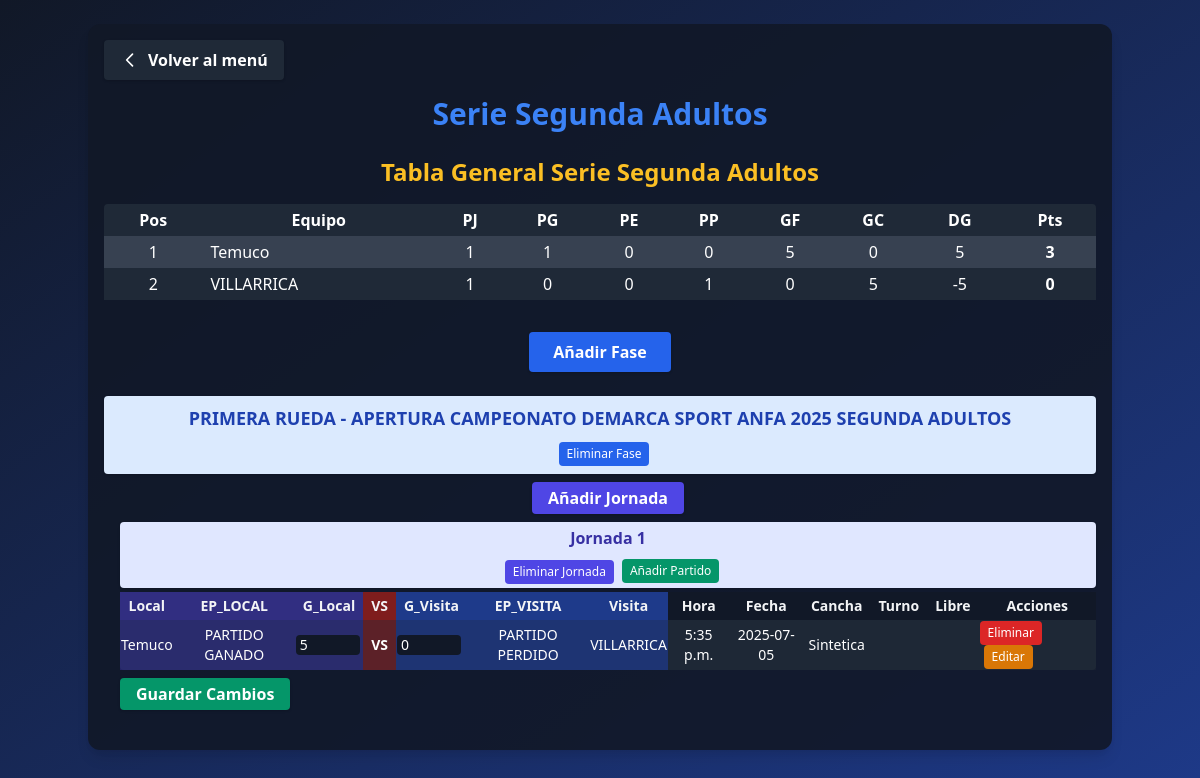
Before: /menu/serie_segunda_adultos/ with the older database file.
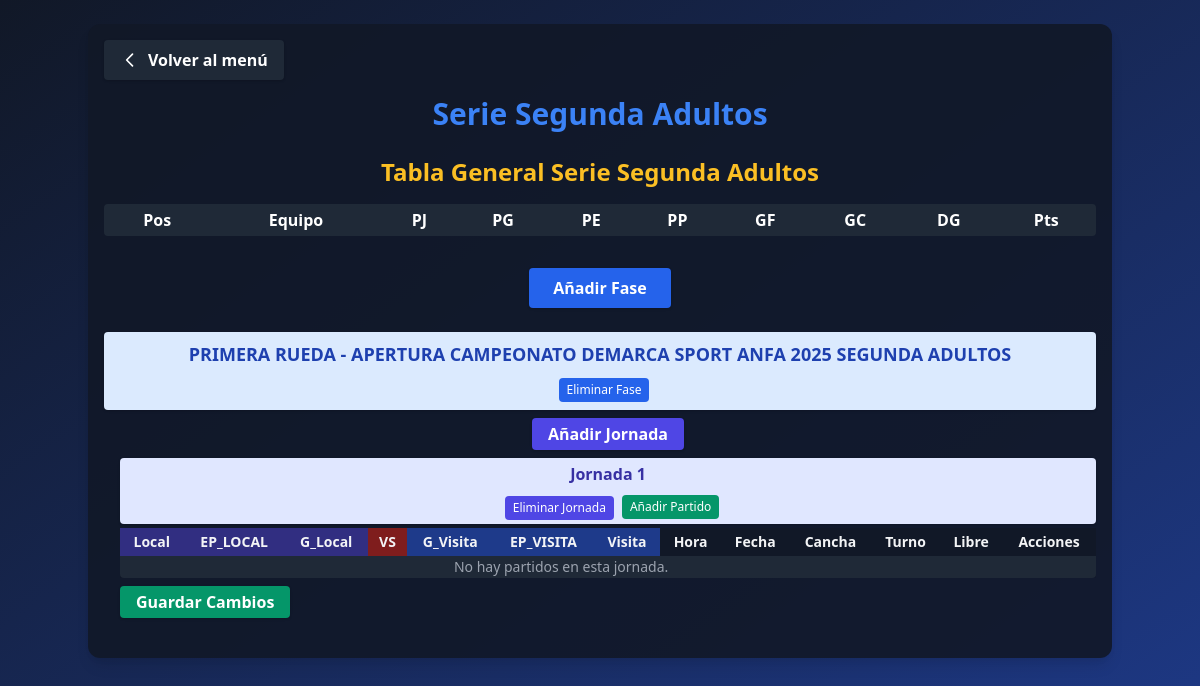
After: the same page with the newer database file.
### app_main/models.py (models this page shows, shortened)
class Clubes(models.Model):
    club = models.CharField(max_length=100, unique=True)
    super_seniors = models.BooleanField(default=False)
    seniors = models.BooleanField(default=False)
    honor = models.BooleanField(default=False)
    segunda_honor = models.BooleanField(default=False)
    juveniles = models.BooleanField(default=False)
    primera_infantil = models.BooleanField(default=False)
    segunda_infantil = models.BooleanField(default=False)
    tercera_infantil = models.BooleanField(default=False)
    femenino = models.BooleanField(default=False)
    def __str__(self):
        return self.club

class Fase(models.Model):
    nombre = models.CharField(max_length=100, unique=True)

class Jornada(models.Model):
    fase = models.ForeignKey(Fase, on_delete=models.CASCADE, related_name='jornadas')
    nombre = models.CharField(max_length=100)

class SerieSegundaAdultos(models.Model):
    ESTADO_PARTIDO_CHOICES = [
        ('PARTIDO GANADO', 'PARTIDO GANADO'),
        ('PARTIDO EMPATADO', 'PARTIDO EMPATADO'),
        ('PARTIDO PERDIDO', 'PARTIDO PERDIDO'),
    ]
    jornada = models.ForeignKey(Jornada, on_delete=models.CASCADE, related_name='partidos_segunda_adultos')
    equipo_local = models.ForeignKey('Clubes', on_delete=models.CASCADE, related_name='partidos_local_segunda_adultos')
    estado_partido_local = models.CharField(max_length=50, choices=ESTADO_PARTIDO_CHOICES)
    goles_local = models.PositiveSmallIntegerField()
    goles_visita = models.PositiveSmallIntegerField()
    estado_partido_visita = models.CharField(max_length=50, choices=ESTADO_PARTIDO_CHOICES)
    equipo_visita = models.ForeignKey('Clubes', on_delete=models.CASCADE, related_name='partidos_visita_segunda_adultos')
    horario = models.TimeField(null=True, blank=True)
    fecha = models.DateField(null=True, blank=True)
    cancha = models.CharField(max_length=100, blank=True, default="")
    turno = models.CharField(max_length=50)
    libre = models.CharField(max_length=100, blank=True, default="")

### app_main/views.py (the view, shortened to what this page needs)
# urls.py: path('serie_segunda_adultos/', views.serie_segunda_adultos, name='serie_segunda_adultos'),
def serie_segunda_adultos(request):
    fases = Fase.objects.filter(nombre__icontains="SEGUNDA ADULTOS").prefetch_related('jornadas__partidos_segunda_adultos')
    clubes = Clubes.objects.all()
    jornadas = Jornada.objects.all()
    tablero_general = calcular_tablero_general_segunda_adultos()
    return render(request, 'serie_segunda_adultos.html', {
        'fases': fases,
        'clubes': clubes,
        'jornadas': jornadas,
        'estado_choices': SerieSegundaAdultos.ESTADO_PARTIDO_CHOICES,
        'tablero_general': tablero_general,
    })

### app_main/templates/serie_segunda_adultos.html (shortened to what the changed rows need)
<!DOCTYPE html>
<html>
<head>
    <link href="https://cdn.jsdelivr.net/npm/tailwindcss@2.2.19/dist/tailwind.min.css" rel="stylesheet"/>
</head>
<body class="bg-gradient-to-br from-gray-900 to-blue-900 min-h-screen text-gray-100">
    <div class="container mx-auto p-4 bg-gray-900 bg-opacity-90 rounded-xl shadow-lg mt-6">
        <h1 class="text-3xl font-extrabold text-blue-500 mb-6 text-center drop-shadow">Serie Segunda Adultos</h1>
        <h2 class="text-2xl font-bold text-center text-yellow-400 mb-4">Tabla General Serie Segunda Adultos</h2>
        <div class="w-full mb-8">
            <div class="overflow-x-auto">
                <table class="min-w-full bg-gray-800 text-white rounded">
                    <thead>
                        <tr>
                            <th class="px-2 py-1">Pos</th>
                            <th class="px-2 py-1">Equipo</th>
                            <th class="px-2 py-1">PJ</th>
                            <th class="px-2 py-1">PG</th>
                            <th class="px-2 py-1">PE</th>
                            <th class="px-2 py-1">PP</th>
                            <th class="px-2 py-1">GF</th>
                            <th class="px-2 py-1">GC</th>
                            <th class="px-2 py-1">DG</th>
                            <th class="px-2 py-1">Pts</th>
                        </tr>
                    </thead>
                    <tbody>
                        {% for row in tablero_general %}
                        <tr class="{% cycle 'bg-gray-700' 'bg-gray-800' %}">
                            <td class="px-2 py-1 text-center">{{ forloop.counter }}</td>
                            <td class="px-2 py-1">{{ row.equipo }}</td>
                            <td class="px-2 py-1 text-center">{{ row.PJ }}</td>
                            <td class="px-2 py-1 text-center">{{ row.PG }}</td>
                            <td class="px-2 py-1 text-center">{{ row.PE }}</td>
                            <td class="px-2 py-1 text-center">{{ row.PP }}</td>
                            <td class="px-2 py-1 text-center">{{ row.GF }}</td>
                            <td class="px-2 py-1 text-center">{{ row.GC }}</td>
                            <td class="px-2 py-1 text-center">{{ row.DG }}</td>
                            <td class="px-2 py-1 text-center font-bold">{{ row.Pts }}</td>
                        </tr>
                        {% endfor %}
                    </tbody>
                </table>
            </div>
        </div>
        {% for fase in fases %}
            <div class="bg-blue-100 text-blue-800 font-bold rounded px-4 py-2 flex flex-col items-center justify-center mb-2 shadow">
                <span class="text-lg text-center w-full">{{ fase.nombre }}</span>
                <div class="flex items-center justify-center mt-2">
                    <form method="post" style="display:inline;">
                        <button type="submit" name="delete_fase" value="{{ fase.id }}" class="ml-2 bg-blue-600 hover:bg-blue-700 text-white rounded px-2 py-1 text-xs" onclick="return confirm('¿Eliminar esta fase y todas sus jornadas y partidos?')">
                            Eliminar Fase
                        </button>
                    </form>
                </div>
            </div>
            <div class="ml-4 mb-6">
                <form method="post" class="mb-2 flex items-center gap-2 justify-center">
                    <button type="submit" name="add_jornada" value="1" class="bg-indigo-600 hover:bg-indigo-700 text-white font-bold py-1 px-4 rounded shadow transition">Añadir Jornada</button>
                </form>
                {% for jornada in fase.jornadas.all %}
                    <div class="bg-indigo-100 text-indigo-800 font-semibold rounded px-3 py-1 flex flex-col items-center justify-center mb-1 shadow">
                        <span class="text-base text-center w-full">{{ jornada.nombre }}</span>
                        <div class="flex items-center justify-center mt-2">
                            <form method="post" style="display:inline;">
                                <button type="submit" name="delete_jornada" value="{{ jornada.id }}" class="ml-2 bg-indigo-600 hover:bg-indigo-700 text-white rounded px-2 py-1 text-xs" onclick="return confirm('¿Eliminar esta jornada y todos sus partidos?')">
                                    Eliminar Jornada
                                </button>
                            </form>
                            <button type="button" onclick="openModal('{{ jornada.id }}')" class="ml-2 bg-green-600 hover:bg-green-700 text-white rounded px-2 py-1 text-xs">Añadir Partido</button>
                        </div>
                    </div>
                    <form method="post" class="mb-4">
                        <div class="overflow-x-auto">
                        <table class="min-w-full text-xs md:text-sm bg-gray-800 rounded shadow">
                            <thead>
                                <tr>
                                    <th class="px-2 py-1 bg-indigo-900">Local</th>
                                    <th class="px-2 py-1 bg-indigo-900">EP_LOCAL</th>
                                    <th class="px-2 py-1 bg-indigo-900">G_Local</th>
                                    <th class="px-2 py-1 bg-red-900">VS</th>
                                    <th class="px-2 py-1 bg-blue-900">G_Visita</th>
                                    <th class="px-2 py-1 bg-blue-900">EP_VISITA</th>
                                    <th class="px-2 py-1 bg-blue-900">Visita</th>
                                    <th class="px-2 py-1 bg-gray-900">Hora</th>
                                    <th class="px-2 py-1 bg-gray-900">Fecha</th>
                                    <th class="px-2 py-1 bg-gray-900">Cancha</th>
                                    <th class="px-2 py-1 bg-gray-900">Turno</th>
                                    <th class="px-2 py-1 bg-gray-900">Libre</th>
                                    <th class="px-2 py-1 bg-gray-900">Acciones</th>
                                </tr>
                            </thead>
                            <tbody>
                                {% for sh in jornada.partidos_segunda_adultos.all %}
                                <tr>
                                    <td class="text-center text-white bg-indigo-800 bg-opacity-50">{{ sh.equipo_local.club }}</td>
                                    <td class="text-center text-white bg-indigo-800 bg-opacity-50">{{ sh.estado_partido_local }}</td>
                                    <td class="bg-indigo-800 bg-opacity-50">
                                        <input type="number" name="goles_local_{{ sh.id }}" value="{{ sh.goles_local }}" min="0" class="bg-gray-900 text-white rounded w-16 px-1">
                                    </td>
                                    <td class="text-center text-white bg-red-800 bg-opacity-50 font-bold">VS</td>
                                    <td class="bg-blue-800 bg-opacity-50">
                                        <input type="number" name="goles_visita_{{ sh.id }}" value="{{ sh.goles_visita }}" min="0" class="bg-gray-900 text-white rounded w-16 px-1">
                                    </td>
                                    <td class="text-center text-white bg-blue-800 bg-opacity-50">{{ sh.estado_partido_visita }}</td>
                                    <td class="text-center text-white bg-blue-800 bg-opacity-50">{{ sh.equipo_visita.club }}</td>
                                    <td class="text-center text-white bg-gray-800 bg-opacity-50">{{ sh.horario }}</td>
                                    <td class="text-center text-white bg-gray-800 bg-opacity-50">{{ sh.fecha|date:'Y-m-d' }}</td>
                                    <td class="text-center text-white bg-gray-800 bg-opacity-50">{{ sh.cancha }}</td>
                                    <td class="text-center text-white bg-gray-800 bg-opacity-50">{{ sh.turno }}</td>
                                    <td class="text-center text-white bg-gray-800 bg-opacity-50">{{ sh.libre }}</td>
                                    <td class="bg-gray-800 bg-opacity-50">
                                        <button type="submit" name="delete_row" value="{{ sh.id }}" class="bg-red-600 hover:bg-red-700 text-white rounded px-2 py-1 text-xs" onclick="return confirm('¿Eliminar este partido?')">Eliminar</button>
                                        <button type="button" onclick="openEditModal('{{ sh.id }}', '{{ sh.equipo_local.id }}', '{{ sh.equipo_visita.id }}', '{{ sh.horario|time:'H:i' }}', '{{ sh.fecha|date:'Y-m-d' }}', '{{ sh.cancha }}', '{{ sh.turno }}', '{{ sh.libre }}')" class="bg-yellow-600 hover:bg-yellow-700 text-white rounded px-2 py-1 text-xs ml-1">Editar</button>
                                    </td>
                                </tr>
                                {% empty %}
                                <tr><td colspan="12" class="text-center text-gray-400">No hay partidos en esta jornada.</td></tr>
                                {% endfor %}
                            </tbody>
                        </table>
                        </div>
                        <button type="submit" class="mt-2 bg-green-600 hover:bg-green-700 text-white font-bold py-1 px-4 rounded shadow transition">Guardar Cambios</button>
                    </form>
                {% empty %}
                    <div class="text-gray-400 mb-4 text-center">No hay jornadas en esta fase.</div>
                {% endfor %}
            </div>
        {% empty %}
            <div class="text-gray-400 text-center">No hay fases creadas.</div>
        {% endfor %}
    </div>
</body>
</html>

Changed rows visible on the page:
removed Clubes: equipo "Temuco", PJ "1", PG "1", PE "0", PP "0", GF "5", GC "0", DG "5", Pts "3"
removed Clubes: equipo "VILLARRICA", PJ "1", PG "0", PE "0", PP "1", GF "0", GC "5", DG "-5", Pts "0"
removed SerieSegundaAdultos: equipo_local.club "Temuco", estado_partido_local "PARTIDO GANADO", goles_local "5", goles_visita "0", estado_partido_visita "PARTIDO PERDIDO", equipo_visita.club "VILLARRICA", horario "5:35 p.m.", fecha "2025-07-05", cancha "Sintetica", {{ sh.id }} 1 (drawn)
shown differently, row unchanged: Jornada "Jornada 1": now shows "No hay partidos en esta jornada."
